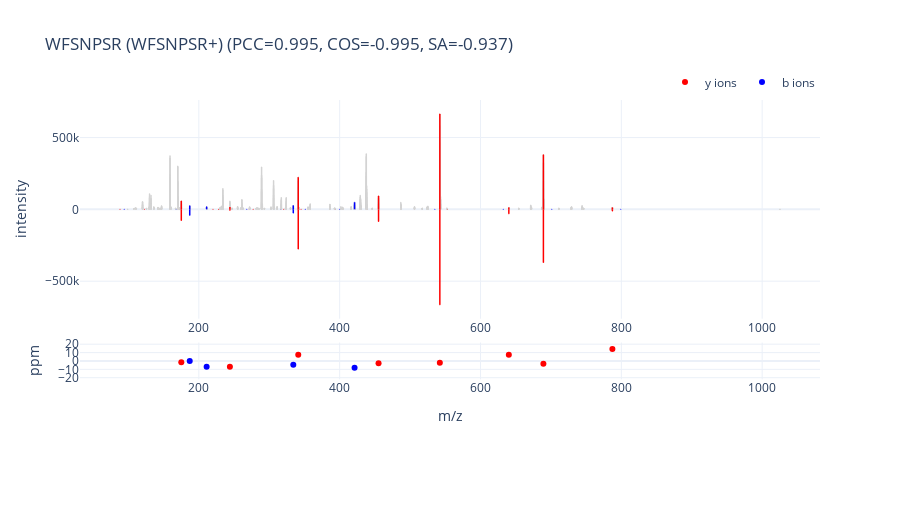

The notebook cell this image was saved under:
### Code cell
# With tuned model
seq_df = get_seq_df(tuned_result_psm, seq_to_plot, mods, mod_sites, charge, nce)

spec_idx, pcc, raw_name = get_spec_idx(seq_df,-1)
selected_peptide = psm_df[(psm_df.spec_idx==spec_idx)&(psm_df.raw_name==raw_name)].reset_index()

peptide = predict_one_peptide(selected_peptide, modelMans)
frag_to_plot = get_frag_to_plot(peptide)
fig = mirror_plot(raw_data[spec_idx], frag_to_plot, f"{selected_peptide['sequence'].values[0]} ({selected_peptide['sequence'].values[0]}+)", metrics=['PCC', 'COS', 'SA'])
fig.show()
